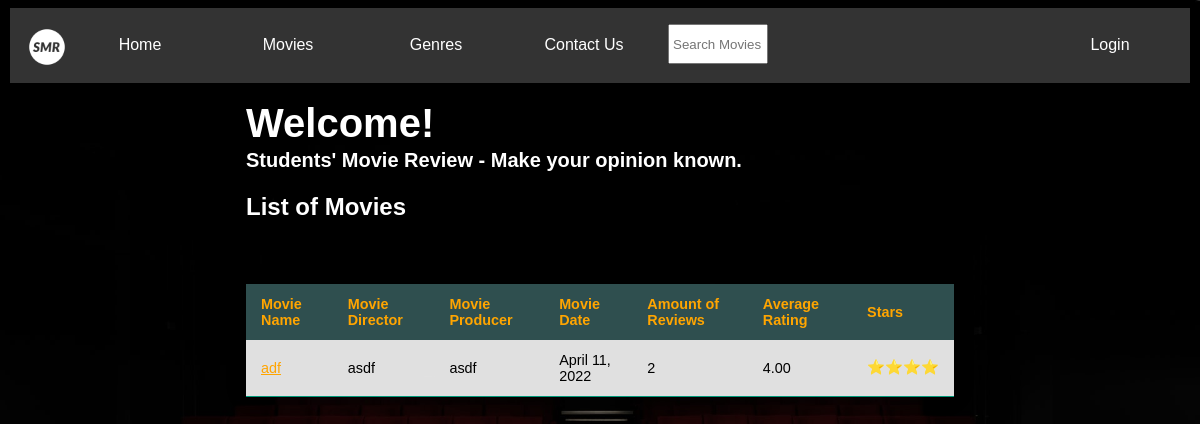
The app's page /movie_list, older data.
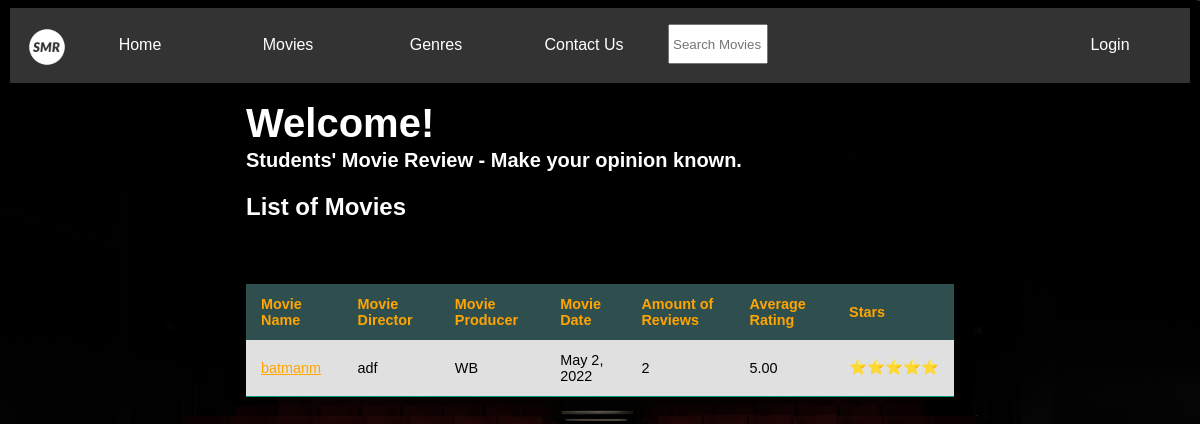
The same page, newer data.
### movie/models.py (models this page shows, shortened)
class Movie(models.Model):
    title = models.CharField(max_length=200, validators=[validate_is_profane])
    date = models.DateField(default=date.today)
    producer = models.CharField(max_length=200, validators=[validate_is_profane])
    director = models.CharField(max_length=200, validators=[validate_is_profane])
    summary = models.TextField(max_length=1000, validators=[validate_is_profane], help_text='Enter a brief description of the movie')
    genre = models.ManyToManyField(Genre, help_text='Select a genre for this movie')
    favorites = models.ManyToManyField(User, related_name='favorite', default=None, blank=True)
    def display_genre(self):
        return ', '.join(genre.name for genre in self.genre.all()[:3])
    display_genre.short_description = 'Genre'

### movie/views.py (the view)
# urls.py: path('movie_list', views.movie_list, name='movie_list'),
def movie_list(request):
    movies = Movie.objects.filter()
    sumratings = []
    countratings = []
    for movie in movies:
        pk = movie.pk
        sumstars = \
            Review.objects.filter(movie=pk).aggregate(Sum('stars'))
        countstars = \
            Review.objects.filter(movie=pk).aggregate(Count('stars'))
        sumratings.append(sumstars)
        countratings.append(countstars)
    return render(request, 'website/movie_list.html',
                  {'movies': movies, "sumstars": sumratings, "countstars": countratings})

### movie/templatetags/index.py (called while the page is built)
@register.filter
def index(sequence, position):
    return sequence[position]

@register.filter
def getkey(dict):
    for key, value in dict.items():
        return value

### movie/templates/website/movie_list.html
<!DOCTYPE html>
{% extends 'website/base.html' %}
{% block content %}
{% load mathfilters %}
{% load index %}
{% load static %}
    <body>
    <div class="list-container">
     <div class="list-wrapper">
        <div class="panel panel-primary">
            <div class="panel-heading">Welcome!
            <div class="panel-body">
                Students' Movie Review - Make your opinion known.
            </div>
        </div>
    </div>
    <div class="row">
        <h2>List of Movies</h2><br>
    </div>
    <div>
        <table class="styled-table">
            <thead>
            <tr>
                <th>Movie Name</th>
                <th>Movie Director</th>
                <th>Movie Producer</th>
                <th>Movie Date</th>
                <th>Amount of Reviews</th>
                <th>Average Rating</th>
                <th>Stars</th>
            </tr>
            </thead>
            <tbody>
            {% for movie in movies %}
                <tr>
                    <td><a href="{% url 'movie-review:movie_detail' pk=movie.pk %}">{{ movie.title }}</a>
                    <td>{{ movie.director }}</td>
                    <td>{{ movie.producer }}</td>
                    <td>{{ movie.date }}</td>
                    <td>{{ movie.reviews.count }}</td>
                    {% with stars=sumstars|index:forloop.counter0|getkey|div:movie.reviews.count|floatformat:0 %}
                        {% if stars > "0" %}
                            <td>{{ sumstars|index:forloop.counter0|getkey|div:movie.reviews.count|floatformat:2 }}
                        {% else %}
                            <td>There are no reviews yet.</td>
                        {% endif %}
                        {% if stars == "5" %}
                            <td>⭐️⭐️⭐️⭐️⭐️️</td>
                        {% elif stars == "4" %}
                            <td>⭐️⭐️⭐️⭐️</td>
                        {% elif stars == "3" %}
                            <td>⭐️️⭐️️⭐️️</td>
                        {% elif stars == "2" %}
                            <td>⭐️️⭐️️</td>
                        {% elif stars == "1" %}
                            <td>⭐️️</td>
                        {% else %}
                            <td>There are no reviews yet.</td>
                        {% endif %}
                    {% endwith %}
                </tr>
            {% endfor %}
            </tbody>
        </table>
    </div>
    </div>
    </div>
    </body>
{% endblock %}

### movie/templates/website/base.html (shortened to what this page needs)
<!DOCTYPE html>
{% load static %}
<html lang="en">
<link rel="stylesheet" href="{% static "base/styles.css" %}">
    <head>
    </head>
    <div class="navbar">
        <ul>
            <li>
                <img alt="logo" src={% static "images/smrwhite.png" %}>
            </li>
            <li>
                <a href="{% url 'movie-review:home' %}">Home</a>
            </li>
            <li>
                <a href="{% url 'movie-review:movie_list' %}">Movies</a>
            </li>
            <li>
                <a href="{% url 'movie-review:genre_list' %}">Genres</a>
            </li>
            {% if user.is_authenticated %}
                <li><a href="{% url 'movie-review:favorites_list' %}"><span class="glyphicon glyphicon-log-in"></span>Favorites</a>
                </li>
                {% if user.profile %}
                <li><a href="{% url 'movie-review:profile_detail' pk=user.profile.pk%}"><span class="glyphicon glyphicon-log-in" ></span>View Profile</a>
                </li>
                {% else %}
                <li><a href="{% url 'movie-review:profile_new'%}"><span class="glyphicon glyphicon-log-in" ></span>Create Profile</a>
                </li>
                {% endif %}
                <li><a class="navbarlogin" href="{% url 'logout' %}"><span class="glyphicon glyphicon-log-in" ></span>Logout</a>
                </li>
            {% else %}
                <li><a class="navbarlogin" href="{% url 'login' %}">Login</a>
                </li>
            {% endif %}
            <li>
                <a href="{% url 'movie-review:contact' %}">Contact Us</a>
            </li>
            <li>
                <div class="SearchBar">
                    <form action="{% url 'movie-review:search_results' %}" method="get">
                    <input name="q" type="text" placeholder="Search Movies" style="padding: 3px; margin-left: 10px">
                    </form>
                </div>
            </li>
        </ul>
    </div>
<body id="app-layout">
<div class="row">
    <div class="col-md-8">
        {% block content %}
        {% endblock %}
    </div>
</div>
</body>
</html>

### movie/static/base/styles.css (style rules this page uses)
.navbar ul { list-style-type: none; margin: 0; padding: 16px 18px; overflow: hidden; background-color: #333; text-align: center; }
.navbar li { float: left; }
.navbar li a { display: block; color: white; text-align: center; width: 100px; padding: 12px 24px; text-decoration: none; border-bottom: 1px solid transparent }
.navbar img { display: inline-block; position: sticky; max-height: 50px; width: auto; overflow: hidden; top: 50%; padding: -6px; margin: -6px; border-radius: 50%; }
.navbarlogin { position: absolute; right: 16px; }
.panel-heading { font-family: 'Enriqueta', arial, serif; line-height: 1.25; margin: 0 0 10px; font-size: 40px; font-weight: bold; color: #FFFFFF; }
.panel-body { font-family: sans-serif; line-height: 1.25; margin: 0 0 10px; font-size: 20px; font-weight: bold; color: #FFFFFF; }
body { background-image: url("backgroundimage/theater.jpg"); background-repeat: repeat; background-size: 100% auto; background-color: black; font-family: sans-serif; margin-left:10px; margin-right: 10px; }
.styled-table { border-collapse: collapse; margin: 25px 0; font-size: 0.9em; font-family: sans-serif; min-width: 400px; box-shadow: 0 0 20px rgba(0, 0, 0, 0.15); }
.styled-table thead tr { background-color: darkslategray; color: orange; text-align: left; }
.styled-table th, .styled-table td { padding: 12px 15px; }
.styled-table tbody tr { border-bottom: thin solid rgba(221, 221, 221, 0.59); }
.styled-table tbody tr:nth-of-type(odd) { background-color: rgba(243, 243, 243, 0.92); }
.styled-table tbody tr:last-of-type { border-bottom: thin solid #009879; }
h2 { color: #FFFFFF; }
a { color: orange; }
.list-container { padding-top: 15px; margin: auto; width: 60%; display: flex; }
.list-wrapper { margin: auto; right: 50% }
.SearchBar { top: 355px; left: 575px; }
.SearchBar input { height: 30px; width: 90px; }

Row changes from the older to the newer data that the page shows:
changed Movie "adf": title "adf" → "batmanm"; director "asdf" → "adf"; producer "asdf" → "WB"; date "April 11, 2022" → "May 2, 2022"; id "4.00" → "5.00"; text "⭐️⭐️⭐️⭐️" → "⭐️⭐️⭐️⭐️⭐️️"
